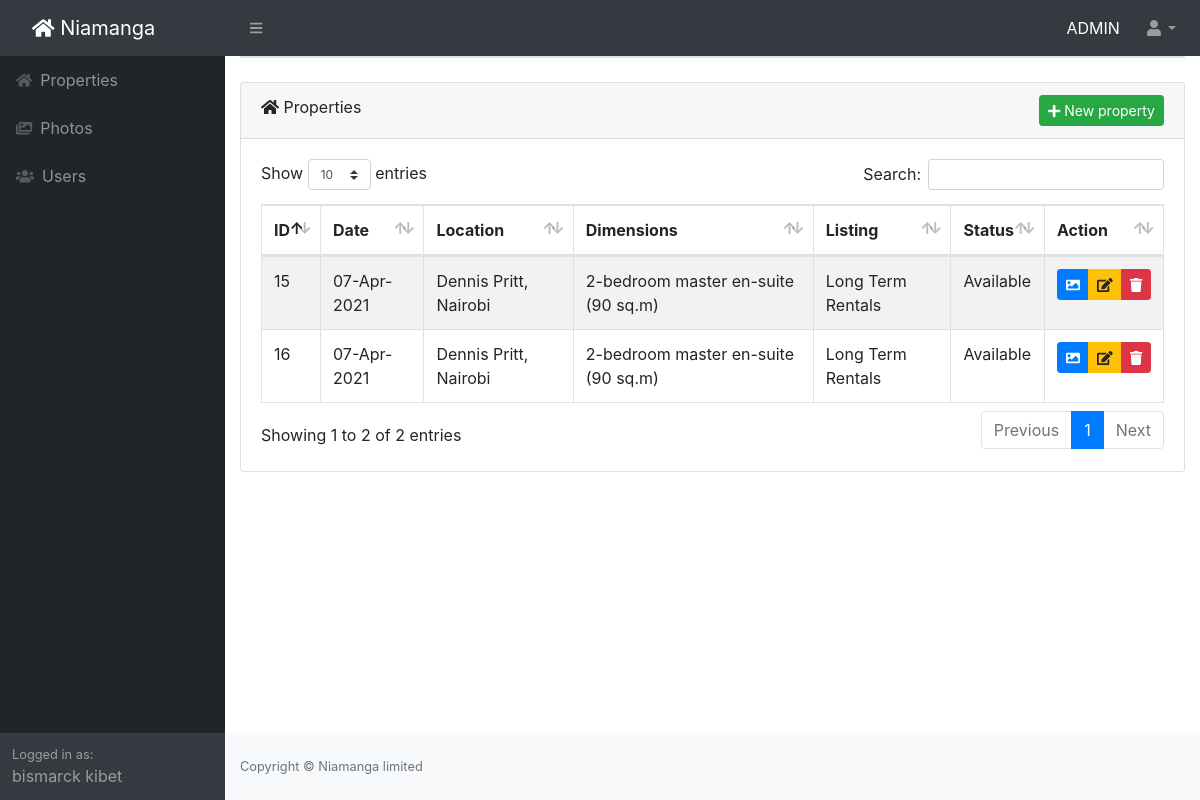
The page /admin (signed in) on the database its author committed.
### tables this page shows
CREATE TABLE `users` (
  `user_id` int(11) NOT NULL,
  `fullname` varchar(100) NOT NULL,
  `phone_number` varchar(10) NOT NULL,
  `password` varchar(200) NOT NULL,
  `email` varchar(200) NOT NULL,
  `user_role` varchar(20) NOT NULL,
  `user_log` int(20) NOT NULL,
  `status` varchar(10) NOT NULL DEFAULT 'active'
);

CREATE TABLE `property` (
  `property_id` int(11) NOT NULL,
  `location` varchar(100) NOT NULL,
  `dimensions` varchar(200) NOT NULL,
  `listing` varchar(100) NOT NULL,
  `description` text NOT NULL,
  `price` varchar(20) NOT NULL,
  `reg_date` int(20) NOT NULL,
  `status` varchar(10) NOT NULL DEFAULT 'Available'
);

### admin/index.php (the view, shortened to what this page needs)
 <?php
require('../database/connection.php');
include"header.php"; ?>
 <div id="layoutSidenav_content">
                <main>
                    <div class="container-fluid">
                       <div class="card mb-4">
                       </div>
                        <div class="card mb-4">
                            <div class="card-header">
                                <i class="fas fa-home"></i>
                                Properties
                                  <a href="reg-property.php" class="btn btn-success btn-sm float-right"><i class="fas fa-plus"></i>  New property</a>
                            </div>
                            <div class="card-body">
                                <div class="table-responsive">
                                    <table class="table table-bordered table-striped" id="dataTable" width="100%" cellspacing="0">
                                        <thead>
                                            <tr>
                                                <th>ID</th>
                                                <th>Date</th>
                                                <th>Location</th>
                                                <th>Dimensions</th>
                                                <th>Listing</th>
                                                <th>Status</th>
                                                <th>Action</th>
                                            </tr>
                                        </thead>
                                        <tbody>
                                             <?php
                                            require('../database/connection.php');
                                            $sql="SELECT * FROM property";
                                            $records = $conn->query($sql);
                                            while($values = $records->fetch_assoc()){
                                            ?>
                                            <tr>
                                                <td><?php echo $values['property_id']; ?></td>
                                                 <?php $date=$values['reg_date']; ?>
                                                 <td><?php echo(date("d-M-Y",$date)); ?></td>
                                                <td><?php echo $values['location'];?></td>
                                                 <td><?php echo $values['dimensions'];?></td>
                                                  <td><?php echo $values['listing'];?></td>
                                                 <td><?php echo $values['status'];?></td>
                                                 <td>
                                                    <form method="POST" onsubmit="return confirm('Are you sure you want to delete this property?');">
                                                    <div class="btn-group" role="group" aria-label="Basic example">
                                                        <a href="reg-photos.php?id=<?php echo $values['property_id']; ?>" class="btn btn-primary btn-sm"><i class="fa fa-image"></i></a>
                                                        <a href="update-property-details.php?id=<?php echo $values['property_id']; ?>" class="btn btn-warning btn-sm"><i class="fa fa-edit"></i></a>
                                                        <button type="submit" name="delBtn" class="btn btn-danger btn-sm" ><i class="fa fa-trash"></i></button>
                                                    </div>
                                                    </form>
                                                 </td>
                                            </tr>
                                            <?php } ?>
                                        </tbody>
                                    </table>
                                </div>
                            </div>
                        </div>
                    </div>
                </main>
<?php include"footer.php"; ?>

### admin/header.php (shortened to what this page needs)
<!DOCTYPE html>
<html lang="en">
    <head>
        <link href="css/styles.css" rel="stylesheet" />
         <link href="css/datatable.bootstrap4.css" rel="stylesheet" />
          <link href="css/bootstrap.min.css" rel="stylesheet" />
          <link  href="css/all.min.css"  rel="stylesheet" />
    </head>
    <body class="sb-nav-fixed" >
        <nav class="sb-topnav navbar navbar-expand navbar-dark bg-dark">
            <a class="navbar-brand" href="index.php"><i class="fas fa-home"></i> Niamanga </a>
            <button class="btn btn-link btn-sm order-1 order-lg-0" id="sidebarToggle" href="#"><i class="fas fa-bars"></i></button>
            <form class="d-none d-md-inline-block form-inline ml-auto mr-0 mr-md-3 my-2 my-md-0">
                <div class="input-group" style="color:#fff ">
                   <?php
                   include"../database/connection.php";
                    $user_id=$_SESSION["data"]["user_id"];
                    $sql="SELECT user_role FROM users where user_id='$user_id'";
                    $res=$conn->query($sql);
                    while($value=$res->fetch_assoc()){
                        echo strtoupper($value["user_role"]);
                    }
                   ?>
                </div>
            </form>
            <ul class="navbar-nav ml-auto ml-md-0">
                <li class="nav-item dropdown">
                    <a class="nav-link dropdown-toggle" id="userDropdown" href="#" role="button" data-toggle="dropdown" aria-haspopup="true" aria-expanded="false"><i class="fas fa-user fa-fw"></i></a>
                </li>
            </ul>
        </nav>
        <div id="layoutSidenav">
            <div id="layoutSidenav_nav">
                <nav class="sb-sidenav accordion sb-sidenav-dark" id="sidenavAccordion">
                    <div class="sb-sidenav-menu">
                        <div class="nav">
                             <a class="nav-link" href="index.php">
                                <div class="sb-nav-link-icon"><i class="fas fa-home"></i></div>
                                Properties
                            </a>
                             <a class="nav-link" href="view-images.php">
                                <div class="sb-nav-link-icon"><i class="fas fa-images"></i></div>
                                Photos
                            </a>
                            <a class="nav-link" href="users.php">
                                <div class="sb-nav-link-icon"><i class="fas fa-users"></i></div>
                                Users
                            </a>
                        </div>
                    </div>
                    <div class="sb-sidenav-footer">
                        <div class="small">Logged in as:</div>
                        <?php echo $_SESSION["data"]["fullname"];?>
                    </div>
                </nav>
            </div>

### admin/footer.php (shortened to what this page needs)
 <footer class="py-4 bg-light mt-auto">
                    <div class="container-fluid">
                        <div class="d-flex align-items-center justify-content-between small">
                            <div class="text-muted">Copyright &copy; Niamanga limited </div>
                        </div>
                    </div>
                </footer>
            </div>
        </div>
    </body>
</html>

### rows shown on the page
users: user_role "ADMIN"
property: property_id "15", reg_date "07-Apr-2021", location "Dennis Pritt, Nairobi", dimensions "2-bedroom master en-suite (90 sq.m)", listing "Long Term Rentals", status "Available"
property: property_id "16", reg_date "07-Apr-2021", location "Dennis Pritt, Nairobi", dimensions "2-bedroom master en-suite (90 sq.m)", listing "Long Term Rentals", status "Available"

### other values the page prints
$_SESSION["data"]["fullname"] "bismarck kibet"
